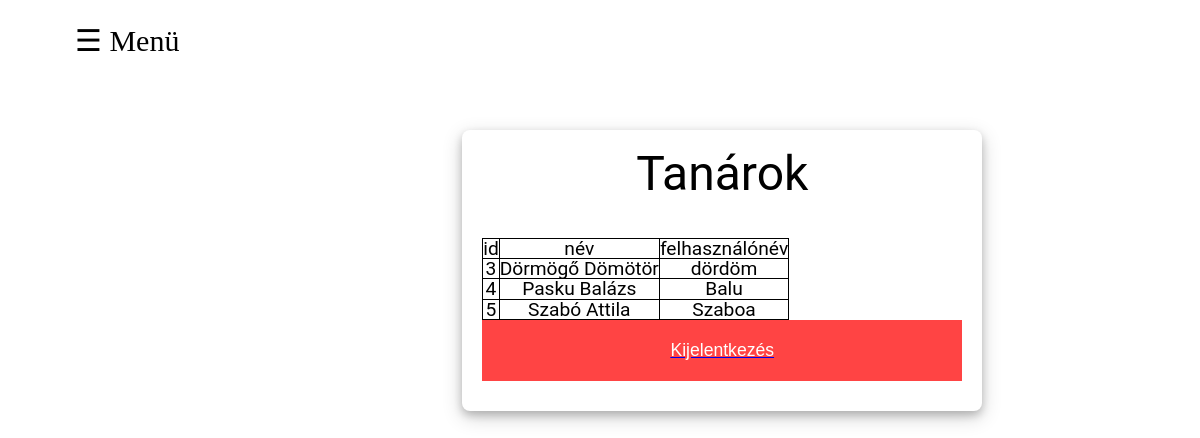
/admin/tanarok.php, run on the app's committed database.
### tables this page shows
CREATE TABLE IF NOT EXISTS `tanar` (
  `tanarid` int(11) NOT NULL AUTO_INCREMENT,
  `vezeteknev` varchar(25) NOT NULL,
  `keresztnev` varchar(25) NOT NULL,
  `felhasznalonev` varchar(25) NOT NULL,
  `jelszo` varchar(100) NOT NULL,
  PRIMARY KEY (`tanarid`),
  UNIQUE KEY `felhasznalonev` (`felhasznalonev`)
);

### admin/tanarok.php (the view, shortened to what this page needs)
<?php
require '..\kapcsolodas.php'
?>
<!DOCTYPE html>
<html>
<head>
<link rel="stylesheet" type="text/css" href="../css/style.css">
</head>
<body>
    <div class="grid-kontener">
        <div id="main">
            <span id="kurzor" onclick="menuMegnyit()">&#9776; Menü</span>
        </div>
        <div class="kozpont">
            <div class="urlapkinezet">
                <h1>Tanárok</h1>
				<table>
				<tr>
				<th>id</th>
				<th>név</th>
				<th>felhasználónév</th>
				</tr>
				<?php
				$sql="select tanarid,vezeteknev, keresztnev,felhasznalonev from tanar";
				$vegrehajtas=$conn->query($sql);
				while($sor=mysqli_fetch_assoc($vegrehajtas)){
					?> <tr class="kattinthato" onmousedown="$.redirect('tanarbovebben.php',{tanarid:<?php echo $sor['tanarid']?>})"> <?php
					echo "<td>".$sor['tanarid']."</td>";
					echo "<td>".$sor['vezeteknev']." ". $sor['keresztnev']."</td>";
					echo "<td>".$sor['felhasznalonev']."</td>";
					echo "</tr>";
				}
				?>
</table>
                <div>
                    <a href="kijelentkezes.php"><button class="btn btn-danger gomb" name="logout" />Kijelentkezés</button></a>
                </div>
            </div>
        </div>
</body>
</html>

### css/style.css (style rules this page uses)
html, body, div, span, applet, object, iframe, h1, h2, h3, h4, h5, h6, p, blockquote, pre, a, abbr, acronym, address, big, cite, code, del, dfn, em, img, ins, kbd, q, s, samp, small, strike, strong, sub, sup, tt, var, b, u, i, center, dl, dt, dd, ol, ul, li, fieldset, form, label, legend, table, caption, tbody, tfoot, thead, tr, th, td, article, aside, canvas, details, embed, figure, figcaption, footer, header, hgroup, menu, nav, output, ruby, section, summary, time, mark, audio, video { margin: 0; padding: 0; border: 0; font-size: 100%; font: inherit; vertical-align: baseline; }
body { line-height: 1; }
table { border-collapse: collapse; border-spacing: 0; }
#kurzor { font-size: 30px; cursor: pointer; }
.grid-kontener { display: grid; grid-template-columns: auto auto auto auto auto auto; grid-gap: 10px; padding: 10px; }
.grid-kontener > div { text-align: center; padding: 20px 0; font-size: 30px; }
.kozpont { grid-area: 1 / 2 / 5 / 8; }
#main { -webkit-transition: margin-left .5s; transition: margin-left .5s; padding: 16px; }
.urlapkinezet { max-width: 40vw; padding: 10px 20px; background: white; margin: 100px auto; padding: 20px; border-radius: 8px; font-family: 'Roboto', sans-serif; box-shadow: 0 4px 8px 0 rgba(0, 0, 0, 0.2), 0 6px 20px 0 rgba(0, 0, 0, 0.19); font-size: 1.2rem; }
h1 { text-align: center; font-size: 3rem; margin-bottom: 2.5rem; }
.gomb { position: relative; display: block; padding: 20px 0; color: #FFF; margin: 0 auto; background: #ff4444; font-size: 18px; text-align: center; font-style: normal; width: 100%; margin-bottom: 10px; }
.btn { border-radius: 0px; border: 0; font-size:1.1rem; width: 100%; }
table, th, td { border: 1px solid black; }
.kattinthato { cursor:pointer; }

### data on the page
tanar: tanarid "3", vezeteknev "Dörmögő", keresztnev "Dömötör", felhasznalonev "dördöm"
tanar: tanarid "4", vezeteknev "Pasku", keresztnev "Balázs", felhasznalonev "Balu"
tanar: tanarid "5", vezeteknev "Szabó", keresztnev "Attila", felhasznalonev "Szaboa"
